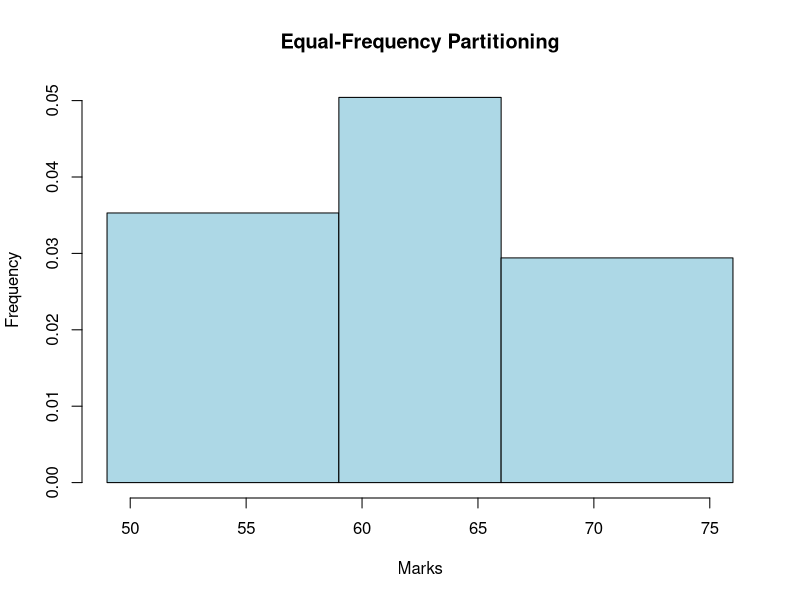
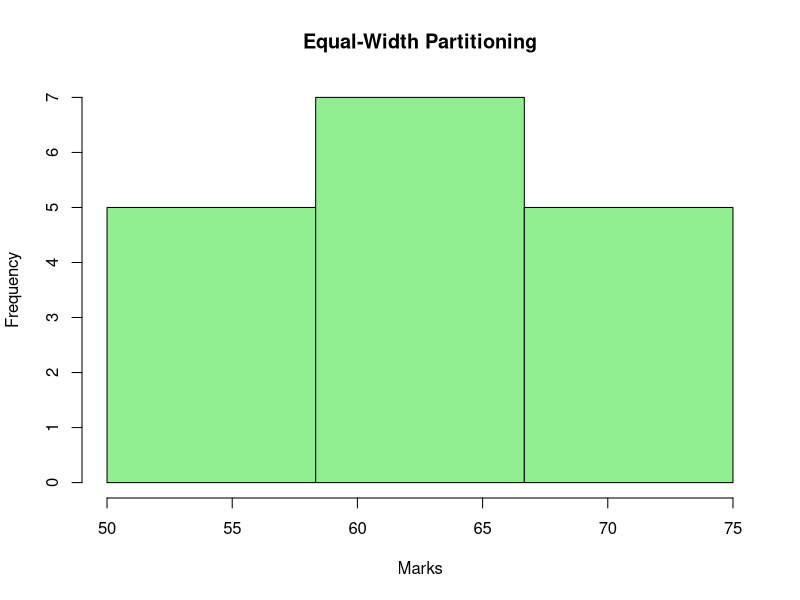

Write the R code that produced these figures, in order.
# Partitioning Marks
marks <- c(55, 60, 71, 63, 55, 65, 50, 55,
           58, 59, 61, 63, 65, 67, 71, 72, 75)

num_bins <- 3

# Sort marks
sorted_marks <- sort(marks)
print(sorted_marks)

# (a) Equal-frequency (equi-depth) partitioning
equal_frequency_bins <- split(
  sorted_marks,
  rep(1:num_bins, each = length(sorted_marks) %/% num_bins,
      length.out = length(sorted_marks))
)

print("Equal-frequency bins:")
print(equal_frequency_bins)

# Histogram for equal-frequency partitioning
hist(sorted_marks,
     breaks = c(49, 59, 66, 76),
     main = "Equal-Frequency Partitioning",
     xlab = "Marks",
     ylab = "Frequency",
     col = "lightblue",
     right = TRUE)

# (b) Equal-width partitioning
equal_width_bins <- cut(marks, breaks = num_bins)
print("Equal-width bins:")
print(split(marks, equal_width_bins))

# Histogram for equal-width partitioning
hist(marks,
     breaks = seq(min(marks), max(marks),
                  length.out = num_bins + 1),
     main = "Equal-Width Partitioning",
     xlab = "Marks",
     ylab = "Frequency",
     col = "lightgreen",
     include.lowest = TRUE)
